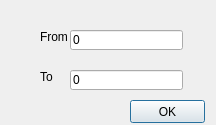
<?xml version="1.0" encoding="UTF-8"?>
<ui version="4.0">
 <class>FroToMAx</class>
 <widget class="QDialog" name="FroToMAx">
  <property name="geometry">
   <rect>
    <x>0</x>
    <y>0</y>
    <width>216</width>
    <height>125</height>
   </rect>
  </property>
  <property name="windowTitle">
   <string>From To</string>
  </property>
  <widget class="QPushButton" name="pushButton">
   <property name="geometry">
    <rect>
     <x>130</x>
     <y>100</y>
     <width>75</width>
     <height>23</height>
    </rect>
   </property>
   <property name="text">
    <string>OK</string>
   </property>
  </widget>
  <widget class="QLabel" name="label">
   <property name="geometry">
    <rect>
     <x>40</x>
     <y>30</y>
     <width>47</width>
     <height>13</height>
    </rect>
   </property>
   <property name="text">
    <string>From</string>
   </property>
  </widget>
  <widget class="QLabel" name="To">
   <property name="geometry">
    <rect>
     <x>40</x>
     <y>70</y>
     <width>47</width>
     <height>13</height>
    </rect>
   </property>
   <property name="text">
    <string>To</string>
   </property>
  </widget>
  <widget class="QLineEdit" name="from">
   <property name="geometry">
    <rect>
     <x>70</x>
     <y>30</y>
     <width>113</width>
     <height>20</height>
    </rect>
   </property>
   <property name="text">
    <string>0</string>
   </property>
  </widget>
  <widget class="QLineEdit" name="to">
   <property name="geometry">
    <rect>
     <x>70</x>
     <y>70</y>
     <width>113</width>
     <height>20</height>
    </rect>
   </property>
   <property name="text">
    <string>0</string>
   </property>
  </widget>
 </widget>
 <resources/>
 <connections/>
</ui>
